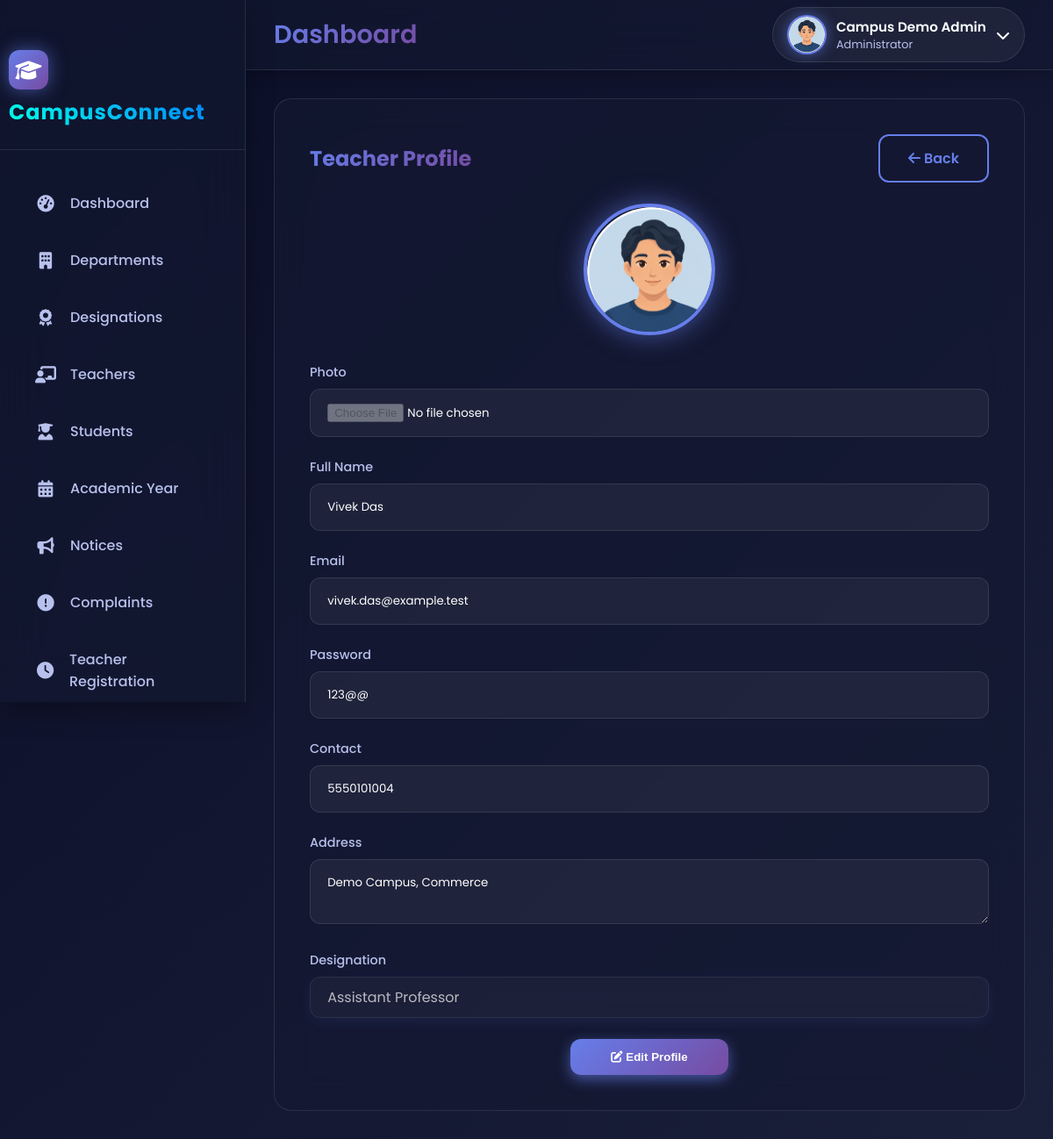
The page /Admin/TeacherProfileAdmin.php?teacher_id=4 (signed in) on the database its author committed.
### tables this page shows
CREATE TABLE `tbl_teacher` (
  `teacher_id` int(11) NOT NULL,
  `department_id` int(11) NOT NULL,
  `designation_id` int(11) NOT NULL,
  `teacher_name` varchar(100) NOT NULL,
  `teacher_gender` enum('Male','Female','Other') NOT NULL,
  `teacher_address` text NOT NULL,
  `teacher_contact` varchar(15) NOT NULL,
  `teacher_email` varchar(100) NOT NULL,
  `teacher_password` varchar(255) NOT NULL,
  `teacher_photo` varchar(255) DEFAULT NULL
);

CREATE TABLE `tbl_designation` (
  `designation_id` int(10) NOT NULL,
  `designation_name` varchar(30) NOT NULL
);

### Admin/TeacherProfileAdmin.php (the view, shortened to what this page needs)
<?php
include("../Includes/AdminHeader.php");
$teacher_id = (int)$_GET['teacher_id'];
$teacherQry = "SELECT t.*, d.designation_name, dep.department_name
               FROM tbl_teacher t
               JOIN tbl_designation d ON t.designation_id = d.designation_id
               JOIN tbl_department dep ON t.department_id = dep.department_id
               WHERE t.teacher_id='$teacher_id'";
$teacherRes = mysqli_query($con, $teacherQry);
$teacher = mysqli_fetch_assoc($teacherRes);
$photoRaw = isset($teacher['teacher_photo']) ? trim($teacher['teacher_photo']) : '';
if ($photoRaw !== '' && filter_var($photoRaw, FILTER_VALIDATE_URL)) {
    $photo_url = $photoRaw;
}
else {
    $photoFileName = ($photoRaw !== '' ? $photoRaw : 'default.png');
    $relativeUrl = "../Assets/Files/Teacher/" . $photoFileName;
    $fsPath = __DIR__ . "/../Assets/Files/Teacher/" . $photoFileName;
    $ver = file_exists($fsPath) ? filemtime($fsPath) : time();
    $photo_url = $relativeUrl . "?v=" . $ver;
}
$designationRes = mysqli_query($con, "SELECT * FROM tbl_designation");
?>
<div class="main-content">
    <div class="glass-card" style="padding: 2.5rem; max-width: 900px; margin: auto;">
        <div class="d-flex align-center justify-between mb-3">
            <h2 class="text-gradient">Teacher Profile</h2>
            <a href="AdminTeacherList.php" class="btn-outline">
                <i class="fas fa-arrow-left"></i> Back
            </a>
        </div>
        <div class="text-center mb-4">
            <div class="profile-avatar" style="width:150px; height:150px;">
                <img src="<?= htmlspecialchars($photo_url) ?>" id="teacherPhotoPreview" style="width:150px;height:150px;border-radius:50%;object-fit:cover;">
            </div>
        </div>
        <form method="post" enctype="multipart/form-data" id="profileForm">
            <div class="form-group">
                <label class="form-label">Photo</label>
                <input type="file" name="teacher_photo" id="teacher_photo" class="form-control" disabled onchange="previewPhoto(event)">
            </div>
            <div class="form-group">
                <label class="form-label">Full Name</label>
                <input type="text" name="teacher_name" value="<?= $teacher['teacher_name'] ?>" class="form-control" disabled required>
            </div>
            <div class="form-group">
                <label class="form-label">Email</label>
                <input type="email" name="teacher_email" value="<?= $teacher['teacher_email'] ?>" class="form-control" disabled required>
            </div>
            <div class="form-group">
                <label class="form-label">Password</label>
                <input type="text" name="teacher_password" value="<?= $teacher['teacher_password'] ?>" class="form-control" disabled required>
            </div>
            <div class="form-group">
                <label class="form-label">Contact</label>
                <input type="text" name="teacher_contact" value="<?= $teacher['teacher_contact'] ?>" class="form-control" disabled required>
            </div>
            <div class="form-group">
                <label class="form-label">Address</label>
                <textarea name="teacher_address" class="form-control" disabled required><?= $teacher['teacher_address'] ?></textarea>
            </div>
            <div class="form-group">
                <label class="form-label">Designation</label>
                <select name="designation_id" class="form-control" disabled required>
                    <?php while($d = mysqli_fetch_assoc($designationRes)){ ?>
                        <option value="<?= $d['designation_id'] ?>"
                            <?= $d['designation_id']==$teacher['designation_id'] ? "selected" : "" ?>>
                            <?= $d['designation_name'] ?>
                        </option>
                    <?php } ?>
                </select>
            </div>
            <div class="d-flex justify-center gap-2 mt-3">
                <button type="button" id="editBtn" class="btn-primary" style="width:180px;">
                    <i class="fas fa-edit"></i> Edit Profile
                </button>
            </div>
        </form>
    </div>
</div>

### Includes/AdminHeader.php (shortened to what this page needs)
<?php
$user_name  = 'Administrator';
$user_role  = 'Administrator';
$photo_path = "../Assets/Files/Admin/default.png";
if(isset($_SESSION['admin_id'])) {
    $uid = $_SESSION['admin_id'];
    $qry = "SELECT admin_name AS name, admin_photo AS photo
            FROM tbl_admin WHERE admin_id='$uid'";
    $res = $con->query($qry);
    if($res && $row = $res->fetch_assoc()) {
        $user_name = $row['name'];
        $photo     = $row['photo'] ?: 'default.png';
        $photo_path = "../Assets/Files/Admin/" . $photo;
    }
}
?>
<!DOCTYPE html>
<html lang="en">
<head>
<link rel="stylesheet" href="https://cdnjs.cloudflare.com/ajax/libs/font-awesome/6.4.0/css/all.min.css">
<link rel="stylesheet" href="../Assets/CSS/universal.css">
</head>
<body>
<div class="animated-gradient-bg"></div>
<div id="particles-background"></div>
<header class="main-header">
    <div class="header-left">
        <div class="header-title">
            <h1><?php echo $page_title ?? 'Dashboard'; ?></h1>
        </div>
    </div>
    <div class="header-right">
        <div class="user-profile" id="profileTrigger">
            <img src="<?php echo htmlspecialchars($photo_path); ?>" alt="User" class="user-avatar">
            <div class="user-info">
                <h4><?php echo htmlspecialchars($user_name); ?></h4>
                <p><?php echo htmlspecialchars($user_role); ?></p>
            </div>
            <i class="fas fa-chevron-down"></i>
        </div>
    </div>
</header>
</body>
</html>

### Includes/AdminHeader.php (style rules this page uses)
.user-profile { display: flex; align-items: center; gap: 0.7rem; cursor: pointer; }
.user-avatar { width: 45px; height: 45px; border-radius: 50%; object-fit: cover; border: 2px solid var(--gradient-1); }
.user-info h4 { margin: 0; color: var(--text-primary); font-size: 0.95rem; }
.user-info p { margin: 0; font-size: 0.8rem; color: var(--text-secondary); }

### rows shown on the page
tbl_teacher: teacher_name "Vivek Das", teacher_email "vivek.das@example.test", teacher_password "123@@", teacher_contact "5550101004", teacher_address "Demo Campus, Commerce", designation_id "Assistant Professor"

### other values the page prints
$page_title "Dashboard"
$user_name "Campus Demo Admin"
$user_role "Administrator"
$item['label'] "Dashboard"
$item['label'] "Departments"
$item['label'] "Designations"
$item['label'] "Teachers"
$item['label'] "Students"
$item['label'] "Academic Year"
$item['label'] "Notices"
$item['label'] "Complaints"
$item['label'] "Teacher Registration"
